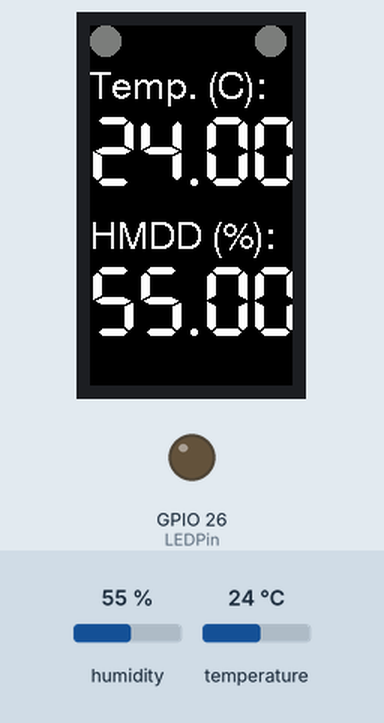
A program run on a simulated ESP32. Shown: 135×240 colour display, output pins drawn as LEDs (lit = HIGH). The inputs (shaded band) are chosen by the test bench; at power-on: humidity 55 %, temperature 24 °C. What the program prints to the serial monitor is not drawn.

Above: at 7.3 s.
7.4 s: humidity set to 22 %
At 12.8 s:
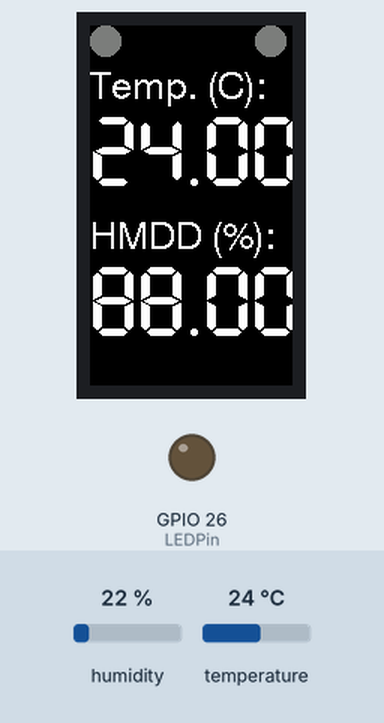
14.9 s: temperature set to 12 °C
At 17.9 s:
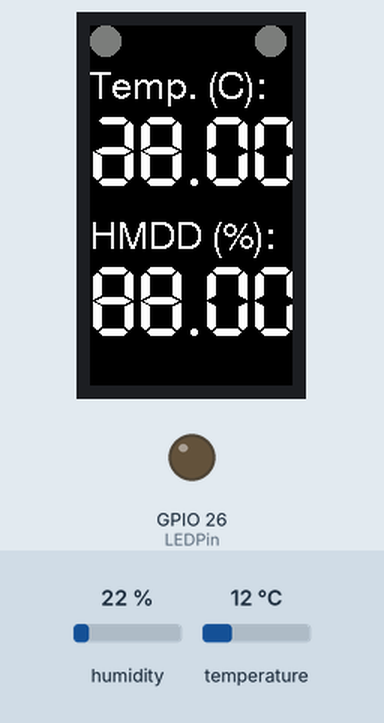
22.4 s: temperature set to 41 °C
At 28.0 s:
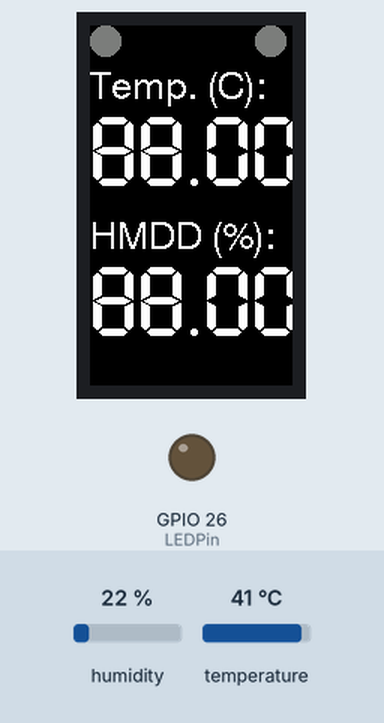
Timing chart, 0 to 29.5 s (numbered marks = the images above; inputs shaded):
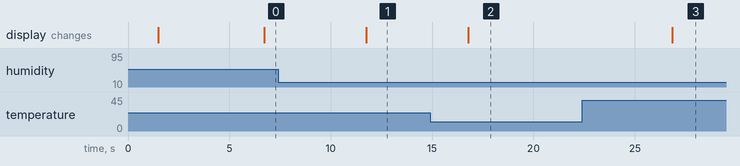

The program:

main.cpp
```cpp
// Definiciones y librerias
#include <UbidotsEsp32Mqtt.h>

#include "DHT.h"
#include <TFT_eSPI.h>
#include <SPI.h>

#define DHTPIN 27
#define DHTTYPE DHT11

#define LEDPin 26

DHT dht(DHTPIN, DHTTYPE);
TFT_eSPI tft = TFT_eSPI();

// Define Constants
const char *UBIDOTS_TOKEN = "BBFF-qzKGCY0knHsGaELFUHuM0D16zyOLB6"; // Put here your Ubidots TOKEN
const char *WIFI_SSID = "UPBWiFi";                                 // Put here your Wi-Fi SSID
const char *WIFI_PASS = "";                                        // Put here your Wi-Fi password
const char *DEVICE_LABEL = "TESP32";                               // Put here your Device label to which data  will be published
const char *VARIABLE_LABEL1 = "temp";                              // Put here your Variable label to which data  will be published
const char *VARIABLE_LABEL2 = "hmdd";                              // Put here your Variable label to which data  will be published
const char *VARIABLE_LABEL3 = "SW1";
const char *VARIABLE_LABEL4 = "SW2";
const int PUBLISH_FREQUENCY = 5000; // Update rate in milliseconds
unsigned long timer;

int bsw1 = 0;
int bsw2 = 0;
char str1[] = "/v2.0/devices/tesp32/sw1/lv";
char *buff = "this is a test string";
Ubidots ubidots(UBIDOTS_TOKEN);

// Auxiliar Functions
void callback(char *topic, byte *payload, unsigned int length)
{
  Serial.print("Message arrived [");
  Serial.print(topic);
  Serial.print("] ");
  for (int i = 0; i < length; i++)
  {
    Serial.print((char)payload[i]);

    if ((char)payload[0] == '1')
    {
      // digitalWrite(LED, HIGH);
      if (strcmp(str1, topic) == 0)
      {
        bsw1 = 1;
      }
      else
      {
        bsw2 = 1;
      }
    }
    else
    {
      // digitalWrite(LED, LOW);
      if (strcmp(str1, topic) == 0)
      {
        bsw1 = 0;
      }
      else
      {
        bsw2 = 0;
      }
    }
  }

  Serial.println();
}

// Setup del programa
void setup()
{
  // put your setup code here, to run once:

  Serial.begin(115200);
  ubidots.connectToWifi(WIFI_SSID, WIFI_PASS);
  ubidots.setCallback(callback);
  ubidots.setup();
  ubidots.reconnect();
  timer = millis();

  pinMode(LEDPin, OUTPUT);

  Serial.println(F("DHTxx test!"));
  dht.begin();

  tft.init();
  tft.fillScreen(0x0000);

  ubidots.subscribeLastValue(DEVICE_LABEL, VARIABLE_LABEL3);
  ubidots.subscribeLastValue(DEVICE_LABEL, VARIABLE_LABEL4);
}

void loop()
{
  // put your main code here, to run repeatedly:
  delay(5000);
  float h = dht.readHumidity();
  float t = dht.readTemperature();

  if (isnan(h) || isnan(t))
  {
    Serial.println(F("Failed to read from DHT sensor!"));
    return;
  }

  if (!ubidots.connected())
  {
    ubidots.reconnect();
    ubidots.subscribeLastValue(DEVICE_LABEL, VARIABLE_LABEL3);
    ubidots.subscribeLastValue(DEVICE_LABEL, VARIABLE_LABEL4);
  }
  if (abs(millis() - timer) > PUBLISH_FREQUENCY) // triggers the routine every 5 seconds
  {
    ubidots.add(VARIABLE_LABEL1, t); // Insert your variable Labels and the value to be sent
    ubidots.publish(DEVICE_LABEL);

    ubidots.add(VARIABLE_LABEL2, h); // Insert your variable Labels and the value to be sent
    ubidots.publish(DEVICE_LABEL);
    timer = millis();
  }
  ubidots.loop();

  tft.drawString("Temp. (°C):", 0, 30, 4);
  tft.drawString(String(t), 0, 60, 7);

  tft.drawString("HMDD (%):", 0, 130, 4);
  tft.drawString(String(h), 0, 160, 7);

  Serial.print(F("% Humedad: "));
  Serial.println(h);
  Serial.print(F("Temperatura: "));
  Serial.print(t);
  Serial.println(F("°C "));
  Serial.println();

  // Switch 1
  if (bsw1 == 1)
  {
    tft.fillCircle(10, 10, 10, TFT_RED); //(X,Y,radio,color)
    digitalWrite(LEDPin, HIGH);
  }
  else
  {
    tft.fillCircle(10, 10, 10, TFT_DARKGREY); //(X,Y,radio,color)
    digitalWrite(LEDPin, LOW);
  }

  // Switch 2
  if (bsw2 == 1)
  {
    tft.fillCircle(120, 10, 10, TFT_GREEN); //(X,Y,radio,color)
  }
  else
  {
    tft.fillCircle(120, 10, 10, TFT_DARKGREY); //(X,Y,radio,color)
  }
}
```

Measured:
- after the input at 7.4 s, the display: changes after 4.4 s (image 1)
- after the input at 14.9 s, the display: changes after 1.9 s (image 2)
- after the input at 22.4 s, the display: changes after 4.5 s (image 3)
